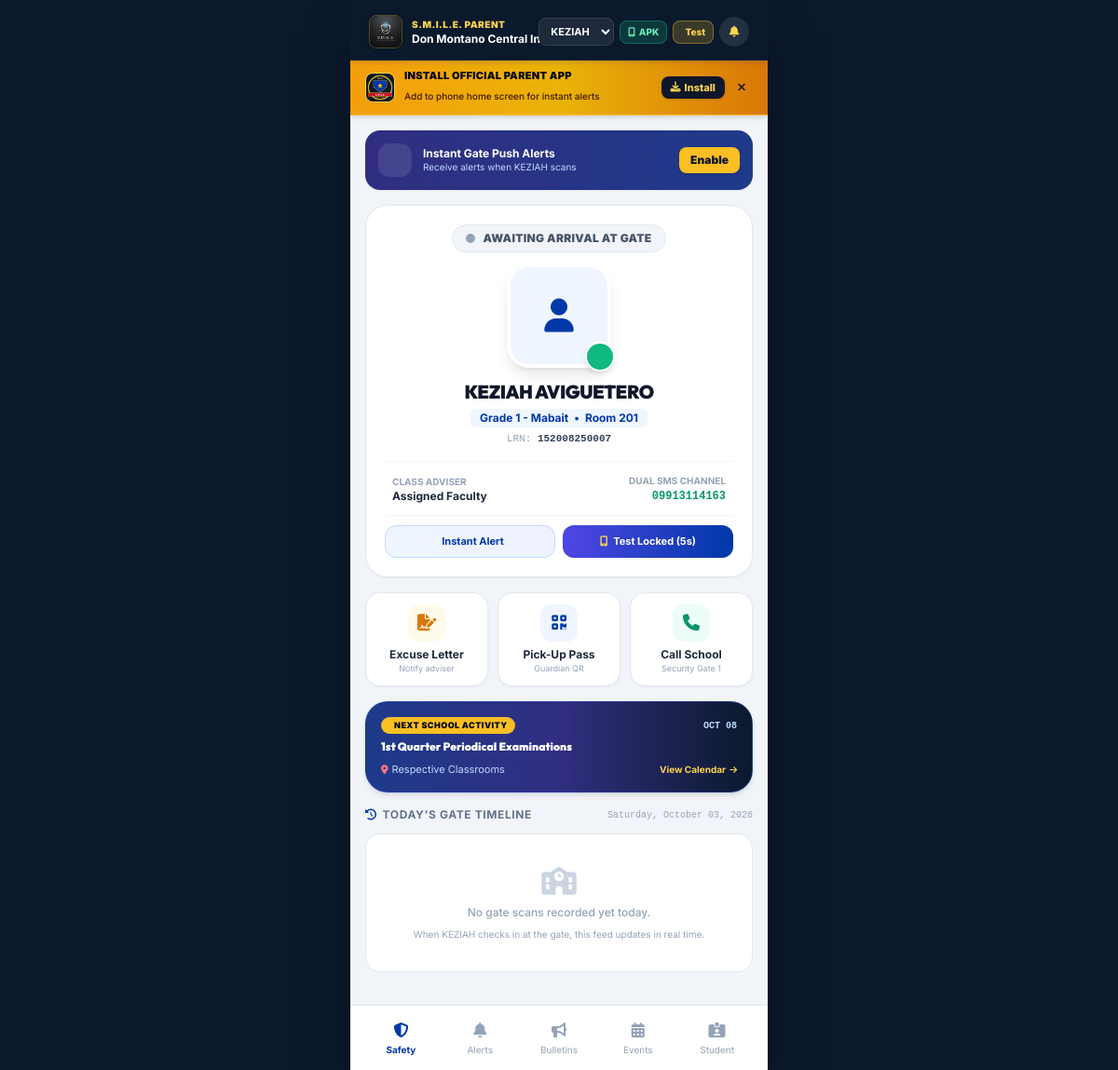
/parent, run on an earlier commit of the app's database.
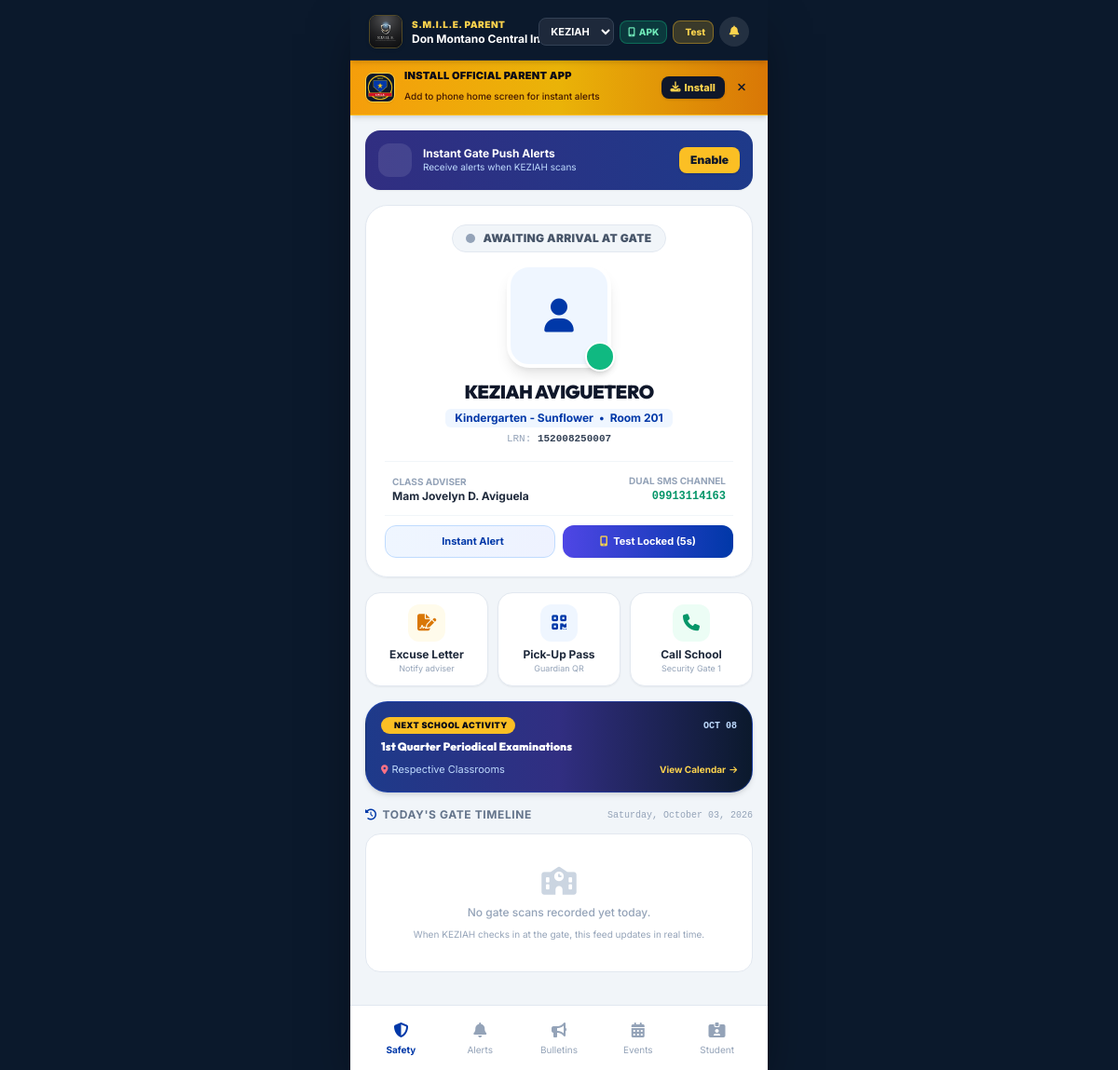
And on a later commit of the database.
### smile_orm.py (models this page shows, shortened)
class Student(Base):
    __tablename__ = 'students'
    lrn = Column(String(12), primary_key=True, index=True)   # 12-digit DepEd LRN
    first_name = Column(String(100), nullable=False)
    middle_name = Column(String(100), default="")            # Learner middle name
    last_name = Column(String(100), nullable=False)
    gender = Column(String(50), default="Unspecified")
    birthdate = Column(String(50), default="")
    grade_level = Column(String(50), default="")            # Kindergarten, Grade 1 to 12
    section_name = Column(String(60), default="")           # Section (e.g. Rizal, Sampaguita)
    class_adviser = Column(String(100), default="")         # Designated Section Adviser Teacher
    grade_section = Column(String(150), nullable=False, index=True)     # e.g. "Grade 10 - Rizal"
    section_id = Column(Integer, ForeignKey('sections.id'), nullable=True, index=True)
    track_strand = Column(String(100), default="Junior High") # JHS, STEM, ABM, HUMSS, TVL
    parent_name = Column(String(150), default="")
    parent_phone = Column(String(50), nullable=True, default="N/A", index=True)
    parent_relationship = Column(String(30), default="Parent")
    rfid_card_uid = Column(String(50), nullable=True, index=True) # Optional physical RFID tap card
    qr_code_path = Column(Text, default="")                 # URL or dynamic path to student's QR ID badge
    photo_path = Column(Text, default="")                   # Path or data URI to student portrait photo
    face_embedding = Column(Text, nullable=True)            # JSON list of 128 floats for SFace recognition
    is_active = Column(Boolean, default=True, index=True)
    created_at = Column(DateTime, default=pht_now)
    section_rel = relationship("Section", back_populates="students")
    attendance_records = relationship("AttendanceLog", back_populates="student_rel", cascade="all, delete-orphan")
    @property
    def full_name(self):
        if self.middle_name:
            return f"{self.first_name} {self.middle_name} {self.last_name}".strip()
        return f"{self.first_name} {self.last_name}".strip()
    def to_dict(self):
        adviser = self.class_adviser or ""
        return {
            "lrn": self.lrn,
            "first_name": self.first_name,
            "middle_name": self.middle_name or "",
            "last_name": self.last_name,
            "full_name": self.full_name,
            "gender": self.gender,
            "birthdate": self.birthdate or "",
            "grade_level": self.grade_level or "",
            "section_name": self.section_name or "",
            "class_adviser": adviser,
            "grade_section": self.grade_section,
            "track_strand": self.track_strand,
            "parent_name": self.parent_name,
            "parent_phone": self.parent_phone,
            "parent_relationship": self.parent_relationship,
            "rfid_card_uid": self.rfid_card_uid or "N/A",
            "qr_code_path": self.qr_code_path or f"/qr/{self.lrn}.png",
            "photo_path": self.photo_path or "",
            "has_face": bool(self.face_embedding),
            "is_active": self.is_active,
            "created_at": self.created_at.strftime("%Y-%m-%d %H:%M:%S") if self.created_at else ""
        }

### app.py (the view)
@app.route('/mobile')
@app.route('/parent')
@app.route('/parent/<lrn>')
def parent_portal(lrn=None):
    target_lrn = lrn or request.args.get('lrn') or request.cookies.get('parent_lrn')
    parent_phone = request.args.get('phone') or request.cookies.get('parent_phone')
    from smile_orm import (
        Session, Student, AttendanceLog,
        get_student_excuse_notes_orm, get_students_by_parent_phone_orm,
        get_all_announcements_orm, get_all_events_orm
    )
    orm_session = Session()
    try:
        if not target_lrn and parent_phone:
            children = get_students_by_parent_phone_orm(parent_phone)
            if children:
                target_lrn = children[0]["lrn"]
        if not target_lrn:
            first_student = orm_session.query(Student).first()
            if not first_student:
                return redirect(url_for('parent_login'))
            target_lrn = first_student.lrn
        student = orm_session.query(Student).filter_by(lrn=str(target_lrn)).first()
        if not student:
            return redirect(url_for('parent_login'))
        linked_students = []
        if student.parent_phone:
            linked_students = [s.to_dict() for s in orm_session.query(Student).filter_by(parent_phone=student.parent_phone).all()]
        if not linked_students:
            linked_students = [student.to_dict()]
        all_logs = [l.to_dict(parent_phone=student.parent_phone) for l in orm_session.query(AttendanceLog).filter(
            AttendanceLog.lrn == str(target_lrn)
        ).order_by(AttendanceLog.id.desc()).limit(30).all()]
        today_iso = pht_now().date().isoformat()
        today_logs = [l for l in all_logs if str(l.get('timestamp', '')).startswith(today_iso)]
        latest_log = all_logs[0] if all_logs else None
        excuse_notes = get_student_excuse_notes_orm(target_lrn, session=orm_session)
        announcements = get_all_announcements_orm()
        events = get_all_events_orm()
        resp = Response(render_template(
            'parent/app.html',
            school_name=SCHOOL_NAME,
            active_student=student.to_dict(),
            students=linked_students,
            logs=today_logs,
            latest_log=latest_log,
            all_logs=all_logs,
            excuse_notes=excuse_notes,
            announcements=announcements,
            events=events,
            vapid_public_key=smile_config.VAPID_PUBLIC_KEY,
            today_date=pht_now().strftime("%A, %B %d, %Y"),
            today_iso=pht_now().date().isoformat()
        ))
        resp.set_cookie('parent_lrn', target_lrn, max_age=86400 * 30)
        resp.set_cookie('parent_phone', student.parent_phone, max_age=86400 * 30)
        return resp
    finally:
        orm_session.close()

### app.py (called while the page is built)
@app.context_processor
def inject_user_context():
    role = session.get("role")
    return {
        "current_user": {
            "id": session.get("user_id"),
            "username": session.get("username"),
            "full_name": session.get("full_name"),
            "role": role,
            "assigned_section_id": session.get("assigned_section_id"),
            "assigned_section_name": session.get("assigned_section_name"),
            "designation": session.get("designation", ""),
            "is_admin": role == "SUPER_ADMIN",
            "is_principal": role in ["SUPER_ADMIN", "PRINCIPAL"],
            "is_teacher": role == "TEACHER",
            "is_staff": role in ["STAFF", "NON_TEACHING"],
            "can_manage_system": role in ["SUPER_ADMIN", "PRINCIPAL"],
            "is_guard": role in ["SUPER_ADMIN", "GUARD"]
        } if "user_id" in session else None
    }

### smile_config.py (called while the page is built)
def pht_now() -> datetime:
    return datetime.now(PHT).replace(tzinfo=None)

### templates/parent/app.html (shortened to what the changed rows need)
<!DOCTYPE html>
<html lang="en">
<head>
  <script src="https://cdn.tailwindcss.com"></script>
  <link rel="stylesheet" href="https://cdnjs.cloudflare.com/ajax/libs/font-awesome/6.5.1/css/all.min.css">
</head>
<body class="text-slate-800 antialiased">
  <div id="appContainer" class="w-full sm:max-w-md bg-slate-100 flex flex-col relative overflow-hidden">
    <header class="bg-deped-darkblue text-white px-5 pt-4 pb-3 flex-shrink-0 z-30 border-b border-slate-800 shadow-md">
      <div class="flex items-center justify-between">
        <div class="flex items-center gap-2.5">
          <div>
            <h1 class="text-xs font-bold text-white truncate max-w-[170px]">{{ school_name }}</h1>
          </div>
        </div>
      </div>
    </header>
    <main id="tabContentHome" class="tab-pane flex-grow p-4 space-y-4 overflow-y-auto no-scrollbar">
      <div id="pushPromptCard" class="p-3.5 rounded-2xl bg-gradient-to-r from-indigo-900 to-blue-900 text-white shadow-sm flex items-center justify-between">
        <div class="flex items-center gap-3">
          <div>
            <h4 class="text-xs font-bold leading-tight">Instant Gate Push Alerts</h4>
            <p class="text-[10px] text-blue-200">Receive alerts when {{ active_student.first_name }} scans</p>
          </div>
        </div>
      </div>
      <div class="glass-card rounded-3xl p-5 border border-slate-200 shadow-sm text-center relative overflow-hidden">
        <h2 class="font-heading font-black text-xl text-slate-900 uppercase tracking-tight">{{ active_student.full_name }}</h2>
        <div class="inline-flex items-center gap-1.5 px-2.5 py-0.5 rounded-md bg-blue-50 text-deped-blue font-bold text-xs mt-1">
          <span>{{ active_student.grade_section }}</span>
          <span>•</span>
          <span>Room 201</span>
        </div>
        <p class="text-[11px] font-mono text-slate-400 mt-1">LRN: <span class="font-bold text-slate-700">{{ active_student.lrn }}</span></p>
        <div class="mt-4 pt-3 border-t border-slate-100 flex items-center justify-between text-xs text-slate-600 px-2">
          <div class="text-left">
            <span class="text-[10px] text-slate-400 uppercase font-bold block">Class Adviser</span>
            <span class="font-bold text-slate-800">{{ active_student.class_adviser or (active_student.section_rel.adviser_teacher if active_student.section_rel else 'Assigned Faculty') }}</span>
          </div>
          <div class="text-right">
            <span class="text-[10px] text-slate-400 uppercase font-bold block">Dual SMS Channel</span>
            <span class="font-bold text-emerald-600 font-mono">{{ active_student.parent_phone }}</span>
          </div>
        </div>
      </div>
      <div class="space-y-3">
        <div id="timelineContainer" class="space-y-2.5">
          {% for log in logs %}
          <div class="p-3.5 rounded-2xl bg-white border border-slate-200 shadow-sm flex items-center justify-between">
            <div class="flex items-center gap-3">
              <div class="w-10 h-10 rounded-xl {% if log.scan_type == 'TIME_IN' %}bg-emerald-50 text-emerald-600 border border-emerald-200{% else %}bg-blue-50 text-blue-600 border border-blue-200{% endif %} flex items-center justify-center text-sm font-bold flex-shrink-0">
                <i class="fa-solid {% if log.scan_type == 'TIME_IN' %}fa-right-to-bracket{% else %}fa-right-from-bracket{% endif %}"></i>
              </div>
              <div>
                <div class="flex items-center gap-1.5">
                  <h4 class="text-xs font-black uppercase text-slate-800">
                    {% if log.scan_type == 'TIME_IN' %}GATE ENTRY (TIME-IN){% else %}GATE EXIT (TIME-OUT){% endif %}
                  </h4>
                  <span class="px-1.5 py-0.2 rounded text-[9px] font-bold bg-slate-100 text-slate-600 uppercase">{{ log.verification_method or 'AI' }}</span>
                </div>
                <p class="text-[11px] text-slate-400 font-mono mt-0.5">{{ log.timestamp }}</p>
              </div>
            </div>
            <div class="text-right">
              <span class="text-xs font-extrabold text-slate-700 block">{{ log.time_formatted }}</span>
              <span class="text-[10px] text-emerald-600 font-semibold"><i class="fa-solid fa-check-double text-[9px]"></i> SMS Sent</span>
            </div>
          </div>
          {% else %}
          <div id="emptyTimelineMsg" class="p-8 text-center bg-white rounded-2xl border border-slate-200 text-slate-400 space-y-2">
            <i class="fa-solid fa-school text-3xl text-slate-300"></i>
            <p class="text-xs font-medium">No gate scans recorded yet today.</p>
            <p class="text-[10px] text-slate-400">When {{ active_student.first_name }} checks in at the gate, this feed updates in real time.</p>
          </div>
          {% endfor %}
        </div>
      </div>
    </main>
  </div>
</body>
</html>

What changed in the data, as far as the page shows it:
changed Student "KEZIAH": grade_section "Grade 1 - Mabait" → "Kindergarten - Sunflower"; class_adviser (not shown) → "Mam Jovelyn D. Aviguela"
Also different on the page:
text no longer shown: "Assigned Faculty"
